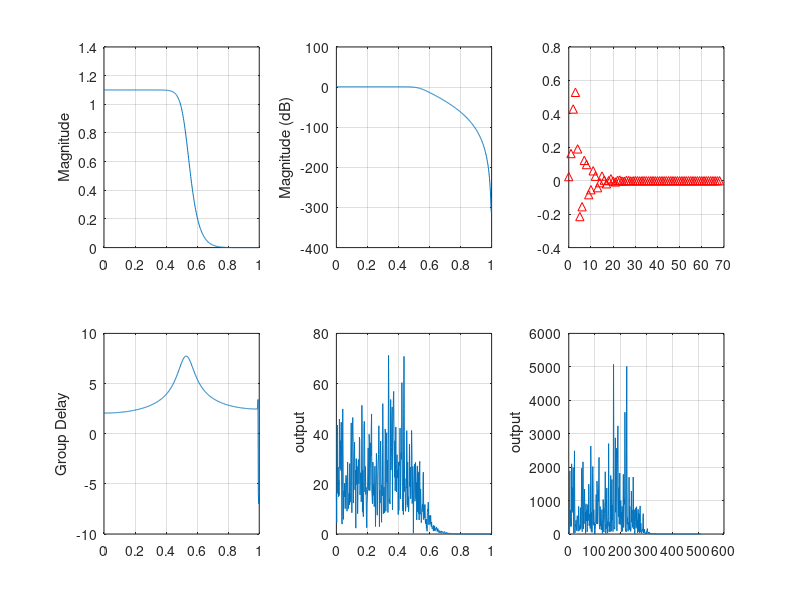

Source code (MATLAB):
%Created on June 2016.

%@author: Soroosh Tayebi Arasteh <soroosh.arasteh@fau.de>
%https://github.com/starasteh
%%
clear all
clc
close all

%% Digital Filter Specifications
wp = 0.5*pi;            % digital Passband freq in Hz 
ws = 0.65*pi;            % digital Stopband freq in Hz 
Rp = 1.1103;                 % Passband ripple in dB 
As = 23.098;                % Stopband attenuation in dB

%% Analog Prototype Specifications: Inverse mapping for frequencies
T = 1;                         % Set T=1
Wp = (2/T)*tan(wp/2);          % Prototype Passband freq
Ws = (2/T)*tan(ws/2);          % Prototype Stopband freq

%% Analog Butterworth Prototype Filter Calculation
N = ceil((log10((10^(Rp/10)-1)/(10^(As/10)-1)))/(2*log10(Wp/Ws)));
fprintf('\n*** Butterworth Filter Order = %2.0f \n',N)
Wc = Wp/((10^(Rp/10)-1)^(1/(2*N)));

[z,p,k] = buttap(N);
p = p*Wc;
k = k*Wc^N;
B = real(poly(z));
bs = k*B;
as = real(poly(p));

%% Bilinear transformation
[b,a] = bilinear(bs,as,1/T);
b=b.*1.1;                    % ghablan baraye normal sazi bar 1.1 taghsim karde budim

%%
[H,w] = freqz(b,a);
grp = grpdelay(b,a,w);
subplot(231);plot(w/pi,abs(H));grid on;ylabel('Magnitude')
subplot(232);plot(w/pi,20*log10(abs(H) + eps));grid on;ylabel('Magnitude (dB)')
subplot(233);impz(b,a);grid on;
subplot(234);plot(w/pi,grp);grid on;ylabel('Group Delay')

%%
n=-255:256;

x = wgn(1,512,1);    % noise sefide gausi ba tavane 1
k = 0:511; W = (pi/512)*k;
X = x*(exp(-1j*pi/512)) .^ (n'*k);         % DTFT of noise sefide gausi ba tavane 1

Y=X.*abs(H)';  
subplot(235);plot(W/pi,abs(Y));grid on;ylabel(' output')

G=abs(H).*abs(H);         % chegali teyfe tavane filter
Gy=abs(Y).*abs(Y);  
Gy=Gy';                             % chegali teyfe tavane khoruji

subplot(236);plot(Gy);grid on;ylabel(' output')

